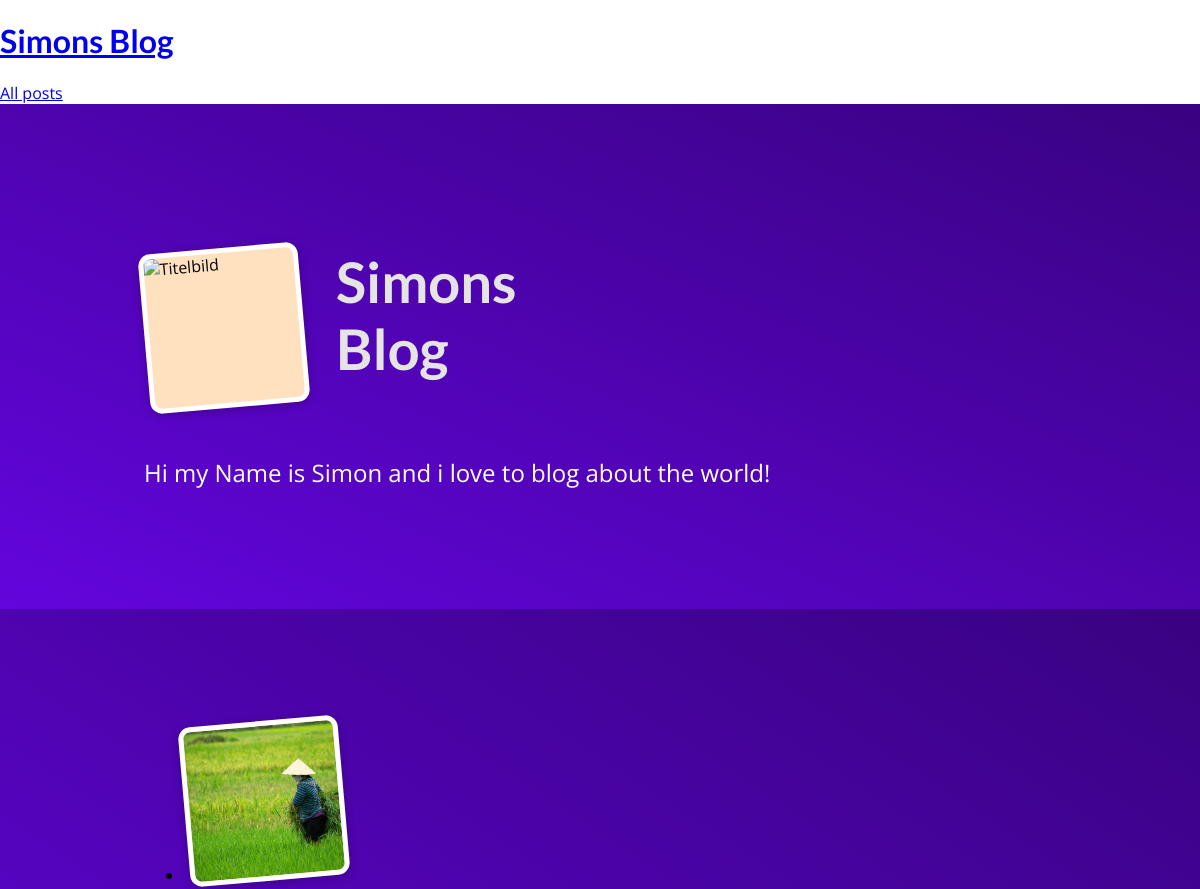
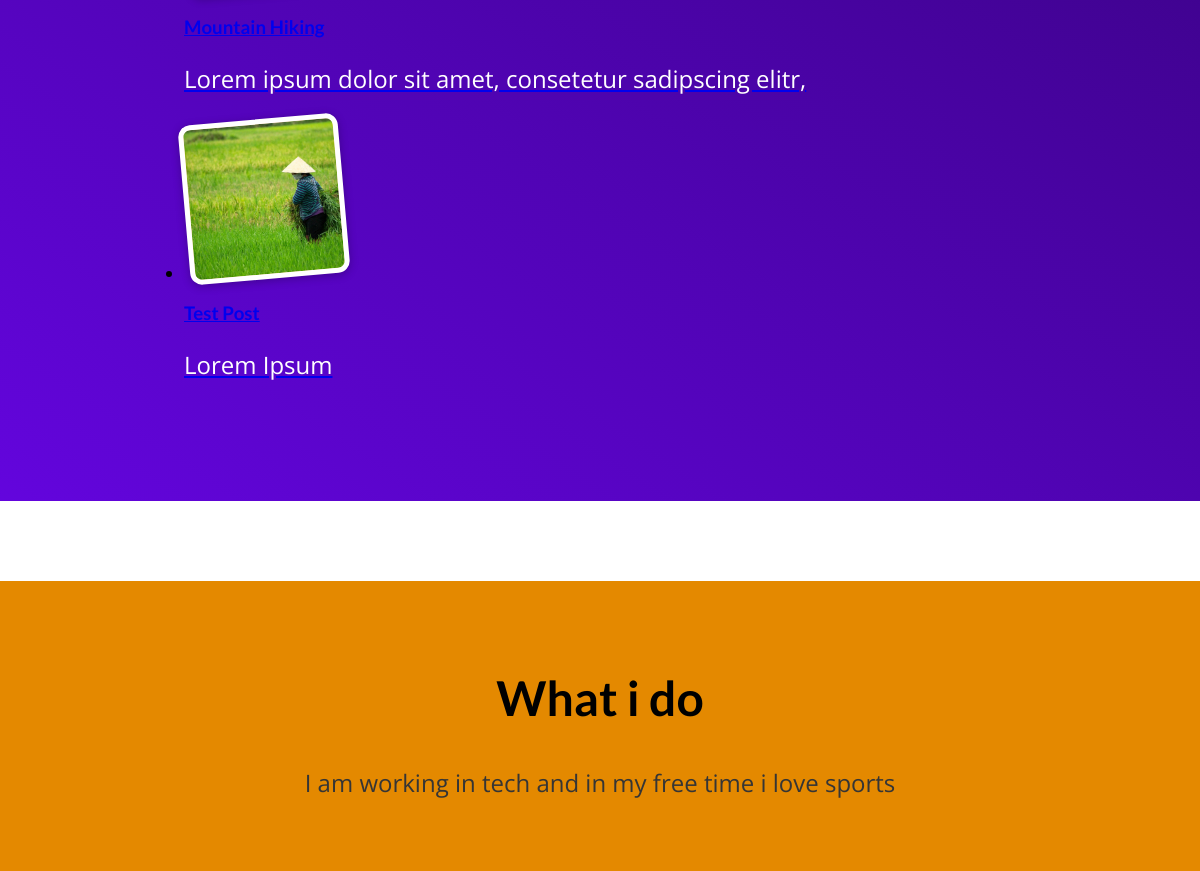
Screenshot of /blog/ with the database file from the repository (2 pictures, top to bottom).
### blog/models.py (models this page shows, shortened)
class Post(models.Model):
    title = models.CharField(max_length=255)
    excerpt = models.CharField(max_length=255)
    image = models.ImageField(upload_to="posts", null=True)
    date = models.DateField(auto_now=True)
    slug = models.SlugField(unique=True, db_index=True)
    content = models.TextField(validators=[MinLengthValidator(10)])
    tags = models.ManyToManyField(Tag)
    author = models.ForeignKey(Author, on_delete=models.SET_NULL, null=True, related_name="posts")

### blog/views.py (the view)
# urls.py: path("", IndexView.as_view(), name="starting-page"),
class IndexView(View):
    def get(self, request):
        posts = Post.objects.all().order_by("-date")[:3]
        return render(
            request,
            "blog/index.html",
            {
                "posts": posts,
            },
        )

### blog/templates/blog/index.html (shortened to what this page needs)
{% extends "base.html" %}
{% load static %}
{% block css_files %}
    <link rel="stylesheet" href="{% static "blog/index.css" %}">
{% endblock  %}
{% block content %}
<section id="welcome">
    <header>
        <img src="" alt="Titelbild" />
        <h2>Simons Blog </h2>
    </header>
    <p>
        Hi my Name is Simon and i love to blog about the world!
    </p>
</section>
<section id="welcome">
    <ul>
        {% for post in posts %}
         {% include "blog/includes/post.html" %}
        {% endfor %}
    </ul>
</section>
<section id="about">
    <h2>
        What i do
    </h2>
    <p>
        I am working in tech and in my free time i love sports
    </p>
</section>
{% endblock  %}

### blog/templates/blog/includes/post.html
<li>
    <article class="post">
        <a href="{% url "post-detail-page" post.slug %}">
            <img src="{{post.image.url}}" alt="Mountain Hiking" />
            <div>
                <h3>
                    {{ post.title }}
                </h3>
                <p>
                    {{post.excerpt}}
                </p>
            </div>
        </a>
    </article>
</li>

### static/app.css (style rules this page uses)
* { box-sizing: border-box; }
html { font-family: 'Open Sans', 'Lato', sans-serif; }
body { margin: 0; }
h1, h2, h3 { font-family: 'Lato', sans-serif; font-weight: bold; }

### blog/static/blog/index.css (style rules this page uses)
#welcome { background: linear-gradient(to right top, #6305dd, #390281); padding: 6rem 12%; }
#welcome header { display: flex; align-items: flex-start; margin: 3rem auto; }
#welcome img { width: 10rem; height: 10rem; object-fit: cover; object-position: top; border: 5px solid white; border-radius: 12px; background-color: #ffe1bf; transform: rotateZ(-5deg); box-shadow: 0 2px 8px rgba(0, 0, 0, 0.25); }
#welcome h2 { font-size: 3.5rem; margin: 0 0 0 2rem; color: #e4e4e4; width: 10rem; }
#welcome p { color: white; font-size: 1.5rem; }
#about { text-align: center; padding: 3rem; background-color: #e48900; margin-top: 5rem; }
#about h2 { font-size: 3rem; }
#about p { font-size: 1.5rem; color: #353535; }

### rows the page displays
Post: image (picture), title "Mountain Hiking", excerpt "Lorem ipsum dolor sit amet, consetetur sadipscing elitr,"
Post: image (picture), title "Test Post", excerpt "Lorem Ipsum"
